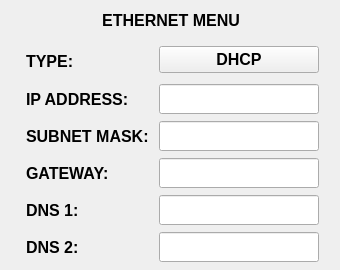
<?xml version="1.0" encoding="UTF-8"?>
<ui version="4.0">
 <class>enetSetup</class>
 <widget class="QWidget" name="enetSetup">
  <property name="geometry">
   <rect>
    <x>0</x>
    <y>0</y>
    <width>340</width>
    <height>270</height>
   </rect>
  </property>
  <property name="minimumSize">
   <size>
    <width>340</width>
    <height>270</height>
   </size>
  </property>
  <property name="font">
   <font>
    <pointsize>12</pointsize>
    <weight>75</weight>
    <bold>true</bold>
   </font>
  </property>
  <property name="windowTitle">
   <string>Form</string>
  </property>
  <layout class="QFormLayout" name="formLayout">
   <item row="0" column="0">
    <layout class="QHBoxLayout" name="horizontalLayout">
     <property name="bottomMargin">
      <number>10</number>
     </property>
     <item>
      <widget class="QLabel" name="label_2">
       <property name="minimumSize">
        <size>
         <width>320</width>
         <height>0</height>
        </size>
       </property>
       <property name="text">
        <string>ETHERNET MENU</string>
       </property>
       <property name="alignment">
        <set>Qt::AlignCenter</set>
       </property>
      </widget>
     </item>
    </layout>
   </item>
   <item row="1" column="0">
    <layout class="QGridLayout" name="gridLayout">
     <property name="leftMargin">
      <number>15</number>
     </property>
     <property name="spacing">
      <number>10</number>
     </property>
     <item row="0" column="0">
      <widget class="QLabel" name="label">
       <property name="minimumSize">
        <size>
         <width>0</width>
         <height>30</height>
        </size>
       </property>
       <property name="maximumSize">
        <size>
         <width>125</width>
         <height>16777215</height>
        </size>
       </property>
       <property name="text">
        <string>TYPE:</string>
       </property>
       <property name="alignment">
        <set>Qt::AlignLeading|Qt::AlignLeft|Qt::AlignVCenter</set>
       </property>
      </widget>
     </item>
     <item row="1" column="0">
      <widget class="QLabel" name="label_5">
       <property name="minimumSize">
        <size>
         <width>0</width>
         <height>30</height>
        </size>
       </property>
       <property name="maximumSize">
        <size>
         <width>125</width>
         <height>16777215</height>
        </size>
       </property>
       <property name="text">
        <string>IP ADDRESS:</string>
       </property>
       <property name="alignment">
        <set>Qt::AlignLeading|Qt::AlignLeft|Qt::AlignVCenter</set>
       </property>
      </widget>
     </item>
     <item row="1" column="1">
      <widget class="vkILine" name="le_ipAddress">
       <property name="minimumSize">
        <size>
         <width>160</width>
         <height>30</height>
        </size>
       </property>
       <property name="maximumSize">
        <size>
         <width>160</width>
         <height>30</height>
        </size>
       </property>
       <property name="alignment">
        <set>Qt::AlignCenter</set>
       </property>
      </widget>
     </item>
     <item row="2" column="0">
      <widget class="QLabel" name="label_4">
       <property name="minimumSize">
        <size>
         <width>0</width>
         <height>30</height>
        </size>
       </property>
       <property name="maximumSize">
        <size>
         <width>125</width>
         <height>16777215</height>
        </size>
       </property>
       <property name="text">
        <string>SUBNET MASK:</string>
       </property>
       <property name="alignment">
        <set>Qt::AlignLeading|Qt::AlignLeft|Qt::AlignVCenter</set>
       </property>
      </widget>
     </item>
     <item row="2" column="1">
      <widget class="vkILine" name="le_subnetMask">
       <property name="minimumSize">
        <size>
         <width>160</width>
         <height>30</height>
        </size>
       </property>
       <property name="maximumSize">
        <size>
         <width>160</width>
         <height>30</height>
        </size>
       </property>
       <property name="alignment">
        <set>Qt::AlignCenter</set>
       </property>
      </widget>
     </item>
     <item row="3" column="0">
      <widget class="QLabel" name="label_3">
       <property name="minimumSize">
        <size>
         <width>0</width>
         <height>30</height>
        </size>
       </property>
       <property name="maximumSize">
        <size>
         <width>125</width>
         <height>16777215</height>
        </size>
       </property>
       <property name="text">
        <string>GATEWAY:</string>
       </property>
       <property name="alignment">
        <set>Qt::AlignLeading|Qt::AlignLeft|Qt::AlignVCenter</set>
       </property>
      </widget>
     </item>
     <item row="3" column="1">
      <widget class="vkILine" name="le_gateway">
       <property name="minimumSize">
        <size>
         <width>160</width>
         <height>30</height>
        </size>
       </property>
       <property name="maximumSize">
        <size>
         <width>160</width>
         <height>30</height>
        </size>
       </property>
       <property name="alignment">
        <set>Qt::AlignCenter</set>
       </property>
      </widget>
     </item>
     <item row="4" column="0">
      <widget class="QLabel" name="label_6">
       <property name="minimumSize">
        <size>
         <width>0</width>
         <height>30</height>
        </size>
       </property>
       <property name="maximumSize">
        <size>
         <width>125</width>
         <height>16777215</height>
        </size>
       </property>
       <property name="text">
        <string>DNS 1:</string>
       </property>
       <property name="alignment">
        <set>Qt::AlignLeading|Qt::AlignLeft|Qt::AlignVCenter</set>
       </property>
      </widget>
     </item>
     <item row="4" column="1">
      <widget class="vkILine" name="le_dns1">
       <property name="minimumSize">
        <size>
         <width>160</width>
         <height>30</height>
        </size>
       </property>
       <property name="maximumSize">
        <size>
         <width>160</width>
         <height>30</height>
        </size>
       </property>
       <property name="alignment">
        <set>Qt::AlignCenter</set>
       </property>
      </widget>
     </item>
     <item row="5" column="0">
      <widget class="QLabel" name="label_7">
       <property name="minimumSize">
        <size>
         <width>0</width>
         <height>30</height>
        </size>
       </property>
       <property name="maximumSize">
        <size>
         <width>125</width>
         <height>16777215</height>
        </size>
       </property>
       <property name="text">
        <string>DNS 2:</string>
       </property>
       <property name="alignment">
        <set>Qt::AlignLeading|Qt::AlignLeft|Qt::AlignVCenter</set>
       </property>
      </widget>
     </item>
     <item row="5" column="1">
      <widget class="vkILine" name="le_dns2">
       <property name="minimumSize">
        <size>
         <width>160</width>
         <height>30</height>
        </size>
       </property>
       <property name="maximumSize">
        <size>
         <width>160</width>
         <height>30</height>
        </size>
       </property>
       <property name="alignment">
        <set>Qt::AlignCenter</set>
       </property>
      </widget>
     </item>
     <item row="0" column="1">
      <widget class="QPushButton" name="pb_type">
       <property name="text">
        <string>DHCP</string>
       </property>
      </widget>
     </item>
    </layout>
   </item>
  </layout>
 </widget>
 <customwidgets>
  <customwidget>
   <class>vkILine</class>
   <extends>QLineEdit</extends>
   <header>vkiline.h</header>
  </customwidget>
 </customwidgets>
 <tabstops>
  <tabstop>pb_type</tabstop>
  <tabstop>le_ipAddress</tabstop>
  <tabstop>le_subnetMask</tabstop>
  <tabstop>le_gateway</tabstop>
  <tabstop>le_dns1</tabstop>
  <tabstop>le_dns2</tabstop>
 </tabstops>
 <resources/>
 <connections/>
</ui>
